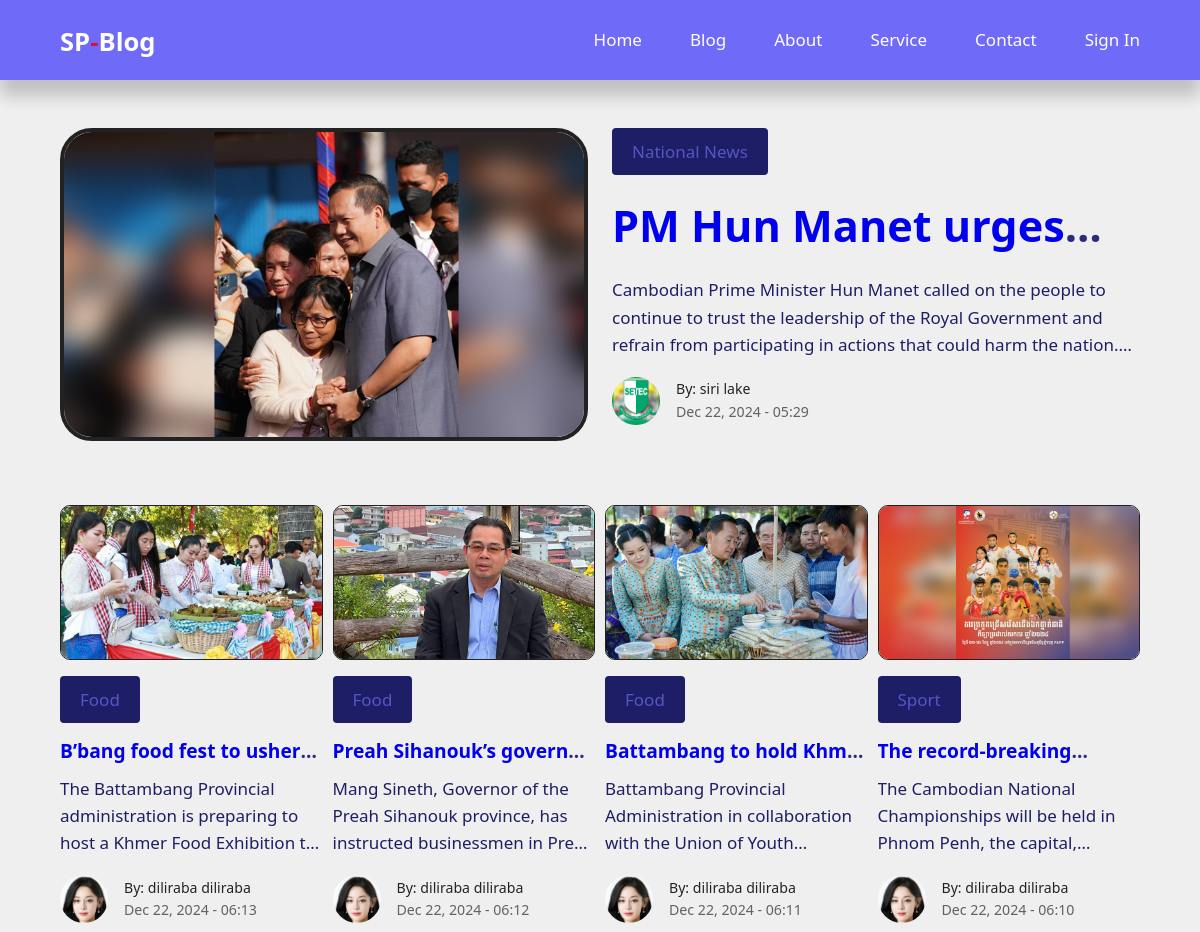
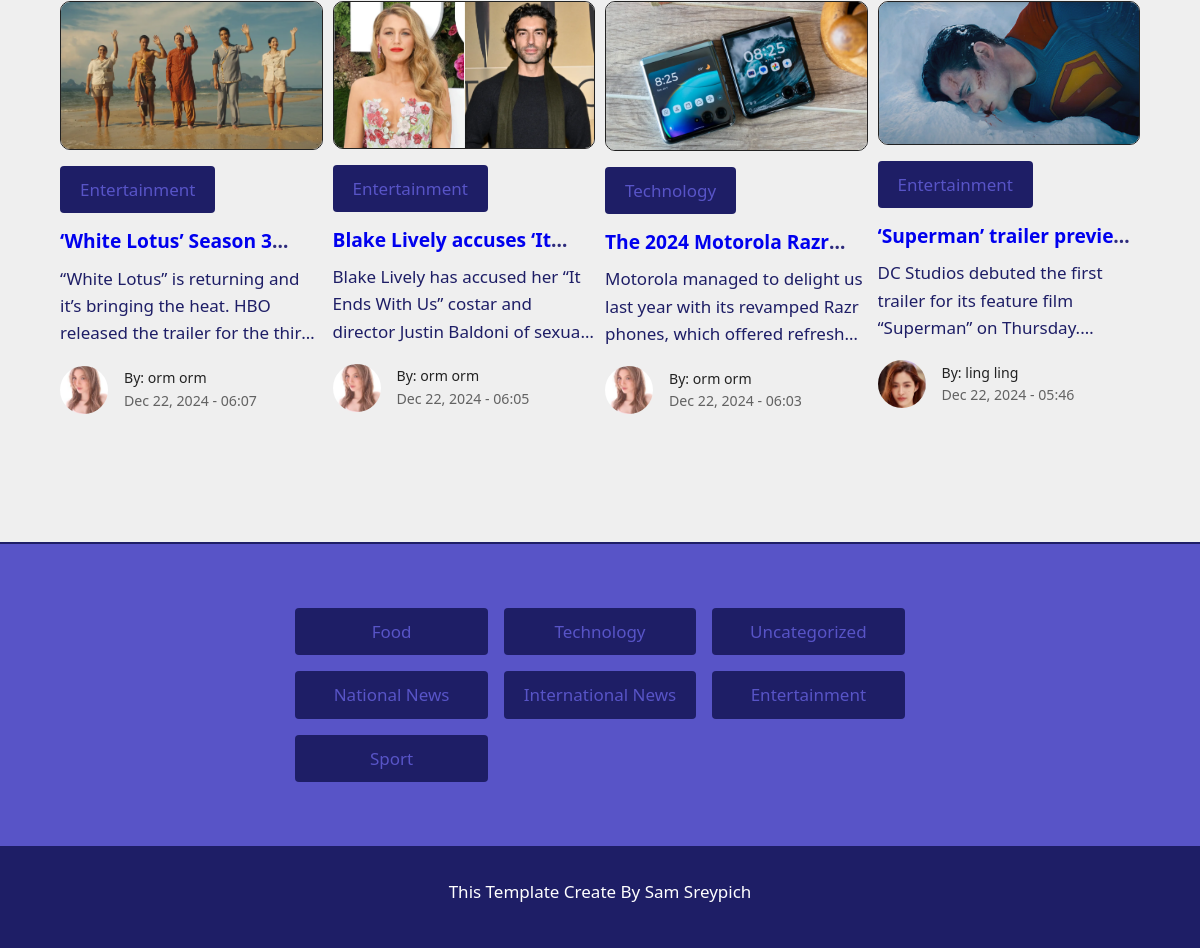
The page / on the database its author committed (2 pictures, top to bottom).
### tables this page shows
CREATE TABLE IF NOT EXISTS `posts` (
  `id` int UNSIGNED NOT NULL AUTO_INCREMENT,
  `title` varchar(255) NOT NULL,
  `body` text NOT NULL,
  `thumbnail` varchar(255) NOT NULL,
  `date_time` timestamp NOT NULL DEFAULT CURRENT_TIMESTAMP,
  `category_id` int UNSIGNED DEFAULT NULL,
  `author_id` int UNSIGNED NOT NULL,
  `is_featured` tinyint(1) NOT NULL,
  PRIMARY KEY (`id`),
  KEY `FK_blog_author` (`author_id`),
  KEY `FK_blog_category` (`category_id`)
);

CREATE TABLE IF NOT EXISTS `categories` (
  `id` int UNSIGNED NOT NULL AUTO_INCREMENT,
  `title` varchar(50) NOT NULL,
  `description` text NOT NULL,
  PRIMARY KEY (`id`)
);

CREATE TABLE IF NOT EXISTS `users` (
  `id` int UNSIGNED NOT NULL AUTO_INCREMENT,
  `firstname` varchar(50) NOT NULL,
  `lastname` varchar(50) NOT NULL,
  `username` varchar(50) NOT NULL,
  `email` varchar(100) NOT NULL,
  `password` varchar(255) NOT NULL,
  `avatar` varchar(255) NOT NULL,
  `is_admin` tinyint(1) NOT NULL,
  PRIMARY KEY (`id`)
);

### index.php (the view)
<?php
include 'partials/header.php';
$featured_query = "SELECT posts.id as post_id,posts.*, users.* FROM posts left join users on posts.author_id = users.id WHERE is_featured = 1";
$featured_result = mysqli_query($connection, $featured_query);
$feature_post = mysqli_fetch_assoc($featured_result);
$latest_query = "SELECT posts.id as post_id,posts.*, users.* FROM posts left join users on posts.author_id = users.id ORDER BY posts.id DESC LIMIT 8";
$latest_result = mysqli_query($connection, $latest_query);
$category_query = "SELECT * FROM categories";
$category_result = mysqli_query($connection, $category_query);
?>
    <?php if(mysqli_num_rows($featured_result)==1):?>
    <section class="feature">
        <div class="container featured-container">
            <div class="post-thumb">
                <img src="./images/<?= $feature_post['thumbnail'] ?>" alt="">
            </div>
            <div class="post-info">
                <?php
                    $cat_query = "SELECT * FROM categories WHERE id = {$feature_post['category_id']}";
                    $cat_result = mysqli_query($connection, $cat_query);
                    $cat = mysqli_fetch_assoc($cat_result);
                    $category_title = $cat['title'];
                ?>
                <a href="<?= ROOT_URL?>category.php?id=<?=$feature_post['category_id']?>" class="category-btn"><?= $category_title?></a>
                <h2 class="post-title">
                    <a href="<?= ROOT_URL?>post.php?id=<?= $feature_post['post_id']?>"><?= $feature_post['title']?></a>
                </h2>
                <p class="post-body">
                    <?= $feature_post['body']?>
                </p>
                <div class="post-profile">
                    <div class="post-profile-img">
                        <img src="./images/<?= $feature_post['avatar']?>" alt="">
                    </div>
                    <div class="post-profile-info">
                        <h5>By: <?= $feature_post['firstname']?> <?= $feature_post['lastname']?></h5>
                        <small><?= date('M d, Y - H:i', strtotime($feature_post['date_time'])) ?></small>
                    </div>
                </div>
            </div>
        </div>
    </section>
    <?php endif; ?>
    <section class="post-section">
        <div class="post-container container">
            <?php while($post = mysqli_fetch_assoc($latest_result)):?>
            <article class="post">
                <div class="post-thumb">
                    <img src="./images/<?= $post['thumbnail'] ?>" alt="">
                </div>
                <div class="post-info">
                <?php
                    $cat_query = "SELECT * FROM categories WHERE id = {$post['category_id']}";
                    $cat_result = mysqli_query($connection, $cat_query);
                    $cat = mysqli_fetch_assoc($cat_result);
                    $category_title = $cat['title'];
                ?>
                    <a href="<?= ROOT_URL?>category.php?id=<?= $post['category_id']?>" class="category-btn"><?= $category_title?></a>
                    <h3 class="post-title"><a href="<?= ROOT_URL?>post.php?id=<?= $post['post_id']?>"><?= $post['title']?></a></h3>
                    <p class="post-body">
                        <?= $post['body'] ?>
                    </p>
                    <div class="post-profile">
                        <div class="post-profile-img">
                            <img src="./images/<?= $post['avatar']?>" alt="">
                        </div>
                        <div class="post-profile-info">
                            <h5>By: <?= $post['firstname']?> <?= $post['lastname']?></h5>
                            <small><?= date('M d, Y - H:i', strtotime($post['date_time'])) ?></small>
                        </div>
                    </div>
                </div>
            </article>
            <?php endwhile;?>
        </div>
    </section>
    <section class="category">
        <div class="category-container container">
            <?php while($category = mysqli_fetch_assoc($category_result)):?>
            <a href="<?= ROOT_URL?>category.php?id=<?=$category['id']?>" class="category-btn"><?=$category['title']?></a>
            <?php endwhile;?>
        </div>
    </section>
<?php
include 'partials/footer.php';
?>

### partials/header.php (shortened to what this page needs)
<!DOCTYPE html>
<html lang="en">
<head>
    <link rel="stylesheet" href="<?= ROOT_URL?>css/style.css">
    <link rel="stylesheet" href="https://cdnjs.cloudflare.com/ajax/libs/font-awesome/6.7.2/css/all.min.css" />
</head>
<body>
    <nav>
        <div class="container nav-container">
            <a class="logo" href="<?= ROOT_URL?>index.php"><h3>SP<span>-</span>Blog</h3></a>
            <ul class="nav-link">
                <li><a href="<?= ROOT_URL?>">Home</a></li>
                <li><a href="<?= ROOT_URL?>blog.php">Blog</a></li>
                <li><a href="<?= ROOT_URL?>about.php">About</a></li>
                <li><a href="<?= ROOT_URL?>service.php">Service</a></li>
                <li><a href="<?= ROOT_URL?>contact.php">Contact</a></li>
                <?php if(isset($_SESSION['user_id'])) :?>
                <li>
                    <div class="nav-profile">
                        <div class="profile-img">
                            <img class="nav-img" src="<?= ROOT_URL . 'images/' . $user['avatar']?>" alt="">
                        </div>
                        <ul>
                            <li><a href="<?= ROOT_URL?>admin/index.php">Dashboard</a></li>
                            <li><a href="<?= ROOT_URL?>logout.php">Log Out</a></li>
                        </ul>
                    </div>
                </li>
                <?php else :?>
                    <li><a href="<?php ROOT_URL?>signin.php">Sign In</a></li>
                <?php endif; ?>
            </ul>
        </div>
    </nav>

### partials/footer.php (shortened to what this page needs)
<footer>
        <p>this template create by sam sreypich</p>
    </footer>
</body>
</html>

### css/style.css (style rules this page uses)
:root { --color-primary:#6f6af8; --color-primary-variant:#5854c7; --color-danger:#da0f3f; --color-danger-light:hsl(346, 87%, 46%, 15%); --color-success:#11c76f; --color-success-light:hsl(156, 100%, 38%, 15%); --color-gray-1:#1e1e66; --color-gray-2:#2d2b7c; --color-white:#fff; --color-light:#ccc; --color-light-variant:#626262; --color-bg:#efefef; --color-black:#222222; --border-radius-1:0.3rem; --border-radius-2:0.5rem; --border-radius-3:0.8rem; --border-radius-4:2rem; --border-radius-5:5rem; }
* { margin: 0; padding: 0; box-sizing: border-box; outline: none; border: none; list-style: none; appearance: none; text-decoration: none; font-family: 'Segoe UI', Tahoma, Geneva, Verdana, sans-serif; transition: .4s ease; }
body { line-height: 1.6; font-size: 17px; background-color: var(--color-bg); overflow-x: hidden; color: var(--color-gray-1); }
.container { max-width: 1620px; margin: 0 auto; width: 90%; }
section { margin-top: 3rem; width: 100vw; }
h1,h2,h3,h4,h5 { color: var(--color-black); }
h2 { font-size: 2.7rem;margin: 1rem 0; }
h3 { font-size: 1.2rem;margin: .8rem 0 .5rem; }
img { display: block; width: 100%; object-fit: cover; }
nav { width: 100vw; height: 5rem; position: fixed; top: 0; left: 0; z-index: 10; background-color: var(--color-primary); box-shadow: 0 1rem 1rem rgba(0, 0, 0, 0.2); }
.nav-container { display: flex; align-items: center; justify-content: space-between; height: 100%; }
nav .logo h3 { font-size: 1.6rem; font-weight: 600; color: var(--color-white); }
nav .logo h3 span { color: var(--color-danger); }
nav .nav-link { display: flex; gap: 3rem; align-items: center; }
nav .nav-link a { font-weight: 300; color: var(--color-white); }
.category-btn { background-color: var(--color-gray-1); color: var(--color-primary-variant); padding: 10px 20px; display: inline-block; border-radius: 4px; cursor: pointer; }
.post-thumb { border-radius: var(--border-radius-4); overflow: hidden; margin-bottom: 1rem; border: 4px solid var(--color-black); height: fit-content; }
.feature { margin-top: 8rem; }
.featured-container { display: grid; grid-template-columns: repeat(2, 1fr); gap: 1.5rem; }
.post-profile { display: flex; gap: 1rem; margin-top: 1.2rem; }
.post-profile-img { width: 3rem; height: 3rem; border-radius: 50%; overflow: hidden; }
.post-profile-img img { width: 100%; height: 100%; object-fit: cover; }
.post-profile-info { display: flex; flex-direction: column; justify-content: center; }
.post-profile .post-profile-info h5 { font-weight: 500; color: var(--color-black); }
.post-profile-info small { color: var(--color-light-variant); }
.post-container { display: grid; grid-template-columns: repeat(4, 1fr); gap: 10px; margin-bottom: 8rem; }
.post-body { display: -webkit-box; -webkit-box-orient: vertical; -webkit-line-clamp: 3; overflow: hidden; text-overflow: ellipsis; }
.post-title { color: var(--color-gray-2); display: -webkit-box; -webkit-box-orient: vertical; -webkit-line-clamp: 1; overflow: hidden; text-overflow: ellipsis; }
.post .post-thumb { border: 1px solid var(--color-black); border-radius: 10px; }
.category-container { display: grid; grid-template-columns: repeat(3, 1fr); width: fit-content; gap: 1rem; text-align: center; }
.category { background-color: var(--color-primary-variant); padding: 4rem 0; border-bottom: 2px solid var(--color-gray-1); border-top: 2px solid var(--color-gray-1); }
footer { height: 100px; background-color: #1e1e66; padding: 30px; }
footer p { text-align: center; color: #fff; text-transform: capitalize; }
.single-post h5, .single-post h2, h3 { color: var(--color-white); }
.dashboard-container a, h2, h5 { color: var(--color-white); }

### rows shown on the page
posts: thumbnail (picture), title "PM Hun Manet…", body "Cambodian Prime Minister Hun Manet called on the people to continue to trust the leadership of the Royal Government and refrain from participating in actions that could harm the…", author.avatar (picture), author.firstname "siri", author.lastname "lake", date_time "Dec 22, 2024 - 05:29"
categories: title "National News"
posts: thumbnail (picture), category.title "Food", title "B’bang food fest to…", body "The Battambang Provincial administration is preparing to host a Khmer Food Exhibition…", author.avatar (picture), author.firstname "diliraba", author.lastname "diliraba", date_time "Dec 22, 2024 - 06:13"
posts: thumbnail (picture), category.title "Food", title "Preah Sihanouk’s…", body "Mang Sineth, Governor of the Preah Sihanouk province, has instructed businessmen in…", author.avatar (picture), author.firstname "diliraba", author.lastname "diliraba", date_time "Dec 22, 2024 - 06:12"
posts: thumbnail (picture), category.title "Food", title "Battambang to hold…", body "Battambang Provincial Administration in collaboration with the Union of…", author.avatar (picture), author.firstname "diliraba", author.lastname "diliraba", date_time "Dec 22, 2024 - 06:11"
posts: thumbnail (picture), category.title "Sport", title "The…", body "The Cambodian National Championships will be held in Phnom Penh, the…", author.avatar (picture), author.firstname "diliraba", author.lastname "diliraba", date_time "Dec 22, 2024 - 06:10"
posts: thumbnail (picture), category.title "Entertainment", title "‘White Lotus’ Season…", body "“White Lotus” is returning and it’s bringing the heat. HBO released the trailer for the…", author.avatar (picture), author.firstname "orm", author.lastname "orm", date_time "Dec 22, 2024 - 06:07"
posts: thumbnail (picture), category.title "Entertainment", title "Blake Lively accuses…", body "Blake Lively has accused her “It Ends With Us” costar and director Justin Baldoni of…", author.avatar (picture), author.firstname "orm", author.lastname "orm", date_time "Dec 22, 2024 - 06:05"
posts: thumbnail (picture), category.title "Technology", title "The 2024 Motorola…", body "Motorola managed to delight us last year with its revamped Razr phones, which offered…", author.avatar (picture), author.firstname "orm", author.lastname "orm", date_time "Dec 22, 2024 - 06:03"
posts: thumbnail (picture), category.title "Entertainment", title "‘Superman’ trailer…", body "DC Studios debuted the first trailer for its feature film “Superman” on…", author.avatar (picture), author.firstname "ling", author.lastname "ling", date_time "Dec 22, 2024 - 05:46"
categories: title "Food"
categories: title "Technology"
categories: title "Uncategorized"
categories: title "International News"
categories: title "Entertainment"
categories: title "Sport"
